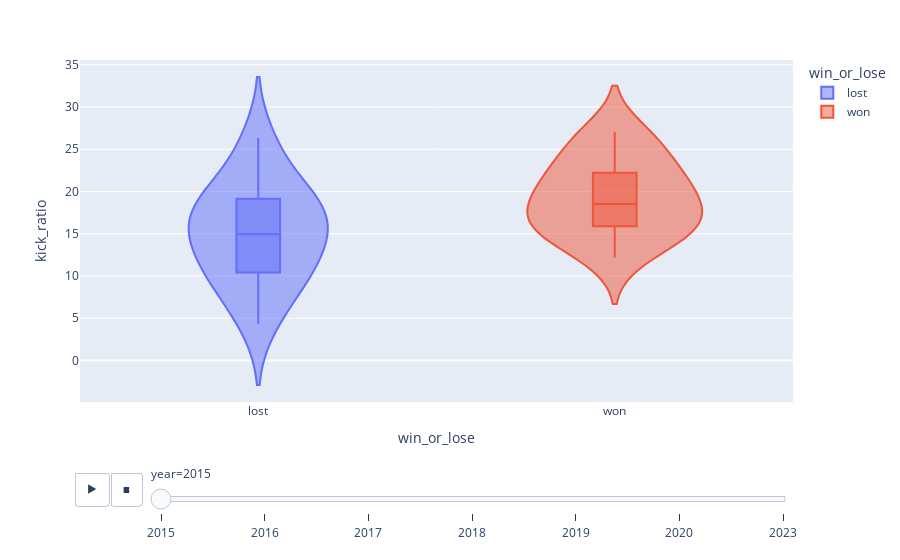

Notebook source saved alongside this figure:
### Code cell
fig = px.violin(df, y='kick_ratio', x='win_or_lose', color='win_or_lose', box=True, animation_frame='year')
fig.layout.updatemenus[0].buttons[0].args[1]["frame"]["duration"] = 1000
fig.show()

### Figure 1 — Plotly figure (JSON) as saved in the notebook; plotly's stock layout.template omitted (floating-point values rounded to 4 significant figures)
{"data": [{"alignmentgroup": "True", "box": {"visible": true}, "hovertemplate": "win_or_lose=%{x}<br>year=2015<br>kick_ratio=%{y}<extra></extra>", "legendgroup": "lost", "marker": {"color": "#636efa"}, "name": "lost", "offsetgroup": "lost", "orientation": "v", "scalegroup": "True", "showlegend": true, "type": "violin", "x": ["lost", "lost", "lost", "lost", "lost", "lost", "lost", "lost", "lost", "lost", "lost", "lost", "lost", "lost", "lost"], "x0": " ", "xaxis": "x", "y": [26.32, 10.42, 19.23, 10.42, 7.407, 14.93, 17.54, 13.89, 19.23, 4.329, 22.73, 18.87, 14.93, 10.42, 15.38], "y0": " ", "yaxis": "y"}, {"alignmentgroup": "True", "box": {"visible": true}, "hovertemplate": "win_or_lose=%{x}<br>year=2015<br>kick_ratio=%{y}<extra></extra>", "legendgroup": "won", "marker": {"color": "#EF553B"}, "name": "won", "offsetgroup": "won", "orientation": "v", "scalegroup": "True", "showlegend": true, "type": "violin", "x": ["won", "won", "won", "won", "won", "won", "won", "won", "won", "won", "won", "won", "won", "won", "won"], "x0": " ", "xaxis": "x", "y": [27.03, 14.49, 18.52, 17.54, 22.22, 15.87, 26.32, 20, 24.39, 17.86, 14.71, 22.22, 12.2, 15.87, 20.83], "y0": " ", "yaxis": "y"}], "layout": {"legend": {"title": {"text": "win_or_lose"}, "tracegroupgap": 0}, "margin": {"t": 60}, "sliders": [{"active": 0, "currentvalue": {"prefix": "year="}, "len": 0.9, "pad": {"b": 10, "t": 60}, "steps": [{"args": [["2015"], {"frame": {"duration": 0, "redraw": true}, "fromcurrent": true, "mode": "immediate", "transition": {"duration": 0, "easing": "linear"}}], "label": "2015", "method": "animate"}, {"args": [["2016"], {"frame": {"duration": 0, "redraw": true}, "fromcurrent": true, "mode": "immediate", "transition": {"duration": 0, "easing": "linear"}}], "label": "2016", "method": "animate"}, {"args": [["2017"], {"frame": {"duration": 0, "redraw": true}, "fromcurrent": true, "mode": "immediate", "transition": {"duration": 0, "easing": "linear"}}], "label": "2017", "method": "animate"}, {"args": [["2018"], {"frame": {"duration": 0, "redraw": true}, "fromcurrent": true, "mode": "immediate", "transition": {"duration": 0, "easing": "linear"}}], "label": "2018", "method": "animate"}, {"args": [["2019"], {"frame": {"duration": 0, "redraw": true}, "fromcurrent": true, "mode": "immediate", "transition": {"duration": 0, "easing": "linear"}}], "label": "2019", "method": "animate"}, {"args": [["2020"], {"frame": {"duration": 0, "redraw": true}, "fromcurrent": true, "mode": "immediate", "transition": {"duration": 0, "easing": "linear"}}], "label": "2020", "method": "animate"}, {"args": [["2023"], {"frame": {"duration": 0, "redraw": true}, "fromcurrent": true, "mode": "immediate", "transition": {"duration": 0, "easing": "linear"}}], "label": "2023", "method": "animate"}], "x": 0.1, "xanchor": "left", "y": 0, "yanchor": "top"}], "updatemenus": [{"buttons": [{"args": [null, {"frame": {"duration": 1000, "redraw": true}, "fromcurrent": true, "mode": "immediate", "transition": {"duration": 500, "easing": "linear"}}], "label": "&#9654;", "method": "animate"}, {"args": [[null], {"frame": {"duration": 0, "redraw": true}, "fromcurrent": true, "mode": "immediate", "transition": {"duration": 0, "easing": "linear"}}], "label": "&#9724;", "method": "animate"}], "direction": "left", "pad": {"r": 10, "t": 70}, "showactive": false, "type": "buttons", "x": 0.1, "xanchor": "right", "y": 0, "yanchor": "top"}], "violinmode": "overlay", "xaxis": {"anchor": "y", "categoryarray": ["lost", "won", null], "categoryorder": "array", "domain": [0, 1], "title": {"text": "win_or_lose"}}, "yaxis": {"anchor": "x", "domain": [0, 1], "title": {"text": "kick_ratio"}}}}
